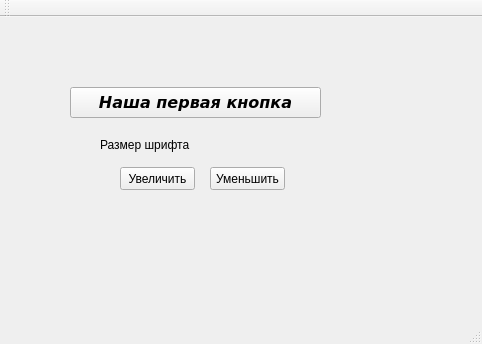
<?xml version="1.0" encoding="UTF-8"?>
<ui version="4.0">
 <class>MainWindow</class>
 <widget class="QMainWindow" name="MainWindow">
  <property name="geometry">
   <rect>
    <x>0</x>
    <y>0</y>
    <width>482</width>
    <height>344</height>
   </rect>
  </property>
  <property name="windowTitle">
   <string>MainWindow</string>
  </property>
  <widget class="QWidget" name="centralWidget">
   <widget class="QPushButton" name="pushButton">
    <property name="geometry">
     <rect>
      <x>70</x>
      <y>70</y>
      <width>251</width>
      <height>31</height>
     </rect>
    </property>
    <property name="font">
     <font>
      <family>Verdana</family>
      <pointsize>12</pointsize>
      <weight>75</weight>
      <italic>true</italic>
      <bold>true</bold>
     </font>
    </property>
    <property name="text">
     <string>Наша первая кнопка</string>
    </property>
   </widget>
   <widget class="QPushButton" name="incFontSizeButton">
    <property name="geometry">
     <rect>
      <x>120</x>
      <y>150</y>
      <width>75</width>
      <height>23</height>
     </rect>
    </property>
    <property name="text">
     <string>Увеличить</string>
    </property>
   </widget>
   <widget class="QPushButton" name="decFontSizeButton">
    <property name="geometry">
     <rect>
      <x>210</x>
      <y>150</y>
      <width>75</width>
      <height>23</height>
     </rect>
    </property>
    <property name="text">
     <string>Уменьшить</string>
    </property>
   </widget>
   <widget class="QLabel" name="label">
    <property name="geometry">
     <rect>
      <x>100</x>
      <y>120</y>
      <width>111</width>
      <height>16</height>
     </rect>
    </property>
    <property name="text">
     <string>Размер шрифта</string>
    </property>
   </widget>
  </widget>
  <widget class="QMenuBar" name="menuBar">
   <property name="geometry">
    <rect>
     <x>0</x>
     <y>0</y>
     <width>482</width>
     <height>21</height>
    </rect>
   </property>
  </widget>
  <widget class="QToolBar" name="mainToolBar">
   <attribute name="toolBarArea">
    <enum>TopToolBarArea</enum>
   </attribute>
   <attribute name="toolBarBreak">
    <bool>false</bool>
   </attribute>
  </widget>
  <widget class="QStatusBar" name="statusBar"/>
 </widget>
 <layoutdefault spacing="6" margin="11"/>
 <resources/>
 <connections/>
</ui>
